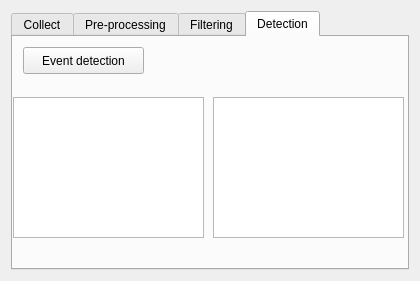
<?xml version="1.0" encoding="UTF-8"?>
<ui version="4.0">
 <class>PaymentDlg</class>
 <widget class="QDialog" name="PaymentDlg">
  <property name="geometry">
   <rect>
    <x>0</x>
    <y>0</y>
    <width>420</width>
    <height>281</height>
   </rect>
  </property>
  <property name="windowTitle">
   <string>Earthquake detection</string>
  </property>
  <property name="windowIcon">
   <iconset>
    <normaloff>../social.png</normaloff>../social.png</iconset>
  </property>
  <layout class="QVBoxLayout" name="verticalLayout">
   <item>
    <widget class="QTabWidget" name="tabWidget">
     <property name="currentIndex">
      <number>3</number>
     </property>
     <widget class="QWidget" name="tab">
      <attribute name="title">
       <string>Collect</string>
      </attribute>
      <widget class="QSplitter" name="splitter_4">
       <property name="geometry">
        <rect>
         <x>9</x>
         <y>9</y>
         <width>380</width>
         <height>26</height>
        </rect>
       </property>
       <property name="orientation">
        <enum>Qt::Horizontal</enum>
       </property>
       <widget class="QLabel" name="label_12">
        <property name="text">
         <string>Name file</string>
        </property>
       </widget>
       <widget class="QLineEdit" name="lineEdit"/>
      </widget>
      <widget class="QSplitter" name="splitter_3">
       <property name="geometry">
        <rect>
         <x>9</x>
         <y>41</y>
         <width>380</width>
         <height>25</height>
        </rect>
       </property>
       <property name="orientation">
        <enum>Qt::Horizontal</enum>
       </property>
       <widget class="QLabel" name="label_13">
        <property name="text">
         <string>Disaster</string>
        </property>
       </widget>
       <widget class="QLineEdit" name="lineEdit_2"/>
      </widget>
      <widget class="QSplitter" name="splitter_2">
       <property name="geometry">
        <rect>
         <x>9</x>
         <y>72</y>
         <width>380</width>
         <height>25</height>
        </rect>
       </property>
       <property name="orientation">
        <enum>Qt::Horizontal</enum>
       </property>
       <widget class="QLabel" name="label_14">
        <property name="text">
         <string>Keywords</string>
        </property>
       </widget>
       <widget class="QLineEdit" name="lineEdit_3"/>
      </widget>
      <widget class="QSplitter" name="splitter">
       <property name="geometry">
        <rect>
         <x>9</x>
         <y>103</y>
         <width>380</width>
         <height>25</height>
        </rect>
       </property>
       <property name="orientation">
        <enum>Qt::Horizontal</enum>
       </property>
       <widget class="QLabel" name="label_15">
        <property name="text">
         <string>Language</string>
        </property>
       </widget>
       <widget class="QComboBox" name="comboBox">
        <item>
         <property name="text">
          <string>English</string>
         </property>
        </item>
        <item>
         <property name="text">
          <string>Korean</string>
         </property>
        </item>
        <item>
         <property name="text">
          <string>Vietnamese</string>
         </property>
        </item>
       </widget>
      </widget>
      <widget class="QSplitter" name="splitter_5">
       <property name="geometry">
        <rect>
         <x>9</x>
         <y>134</y>
         <width>380</width>
         <height>25</height>
        </rect>
       </property>
       <property name="orientation">
        <enum>Qt::Horizontal</enum>
       </property>
       <widget class="QLabel" name="label_16">
        <property name="text">
         <string>Store into</string>
        </property>
       </widget>
       <widget class="QLineEdit" name="lineEdit_6"/>
       <widget class="QPushButton" name="pushButton_6">
        <property name="text">
         <string>Browser</string>
        </property>
       </widget>
      </widget>
      <widget class="QWidget" name="layoutWidget">
       <property name="geometry">
        <rect>
         <x>210</x>
         <y>200</y>
         <width>178</width>
         <height>29</height>
        </rect>
       </property>
       <layout class="QHBoxLayout" name="horizontalLayout">
        <item>
         <widget class="QPushButton" name="pushButton_2">
          <property name="text">
           <string>Run</string>
          </property>
         </widget>
        </item>
        <item>
         <widget class="QPushButton" name="pushButton_3">
          <property name="text">
           <string>End</string>
          </property>
         </widget>
        </item>
       </layout>
      </widget>
     </widget>
     <widget class="QWidget" name="tab_2">
      <attribute name="title">
       <string>Pre-processing</string>
      </attribute>
      <layout class="QGridLayout">
       <property name="leftMargin">
        <number>9</number>
       </property>
       <property name="topMargin">
        <number>9</number>
       </property>
       <property name="rightMargin">
        <number>9</number>
       </property>
       <property name="bottomMargin">
        <number>9</number>
       </property>
       <property name="spacing">
        <number>6</number>
       </property>
       <item row="0" column="0">
        <widget class="QPushButton" name="pushButton_4">
         <property name="text">
          <string>Run</string>
         </property>
        </widget>
       </item>
      </layout>
     </widget>
     <widget class="QWidget" name="tab_3">
      <attribute name="title">
       <string>Filtering</string>
      </attribute>
      <widget class="QLabel" name="label">
       <property name="geometry">
        <rect>
         <x>9</x>
         <y>9</y>
         <width>81</width>
         <height>17</height>
        </rect>
       </property>
       <property name="text">
        <string>CNN model</string>
       </property>
      </widget>
      <widget class="QLineEdit" name="lineEdit_4">
       <property name="geometry">
        <rect>
         <x>100</x>
         <y>0</y>
         <width>191</width>
         <height>27</height>
        </rect>
       </property>
      </widget>
      <widget class="QLabel" name="label_3">
       <property name="geometry">
        <rect>
         <x>10</x>
         <y>40</y>
         <width>81</width>
         <height>17</height>
        </rect>
       </property>
       <property name="text">
        <string>Input data</string>
       </property>
      </widget>
      <widget class="QLineEdit" name="lineEdit_5">
       <property name="geometry">
        <rect>
         <x>100</x>
         <y>40</y>
         <width>191</width>
         <height>27</height>
        </rect>
       </property>
      </widget>
      <widget class="QLabel" name="label_4">
       <property name="geometry">
        <rect>
         <x>10</x>
         <y>80</y>
         <width>81</width>
         <height>17</height>
        </rect>
       </property>
       <property name="text">
        <string>Results</string>
       </property>
      </widget>
      <widget class="QPushButton" name="pushButton_7">
       <property name="geometry">
        <rect>
         <x>210</x>
         <y>190</y>
         <width>99</width>
         <height>27</height>
        </rect>
       </property>
       <property name="text">
        <string>Run</string>
       </property>
      </widget>
      <widget class="QPushButton" name="pushButton_8">
       <property name="geometry">
        <rect>
         <x>300</x>
         <y>0</y>
         <width>99</width>
         <height>27</height>
        </rect>
       </property>
       <property name="text">
        <string>Browser</string>
       </property>
      </widget>
      <widget class="QPushButton" name="pushButton_9">
       <property name="geometry">
        <rect>
         <x>300</x>
         <y>40</y>
         <width>99</width>
         <height>27</height>
        </rect>
       </property>
       <property name="text">
        <string>Browser</string>
       </property>
      </widget>
     </widget>
     <widget class="QWidget" name="tab_4">
      <property name="enabled">
       <bool>true</bool>
      </property>
      <attribute name="title">
       <string>Detection</string>
      </attribute>
      <widget class="QPushButton" name="pushButton">
       <property name="geometry">
        <rect>
         <x>10</x>
         <y>10</y>
         <width>121</width>
         <height>27</height>
        </rect>
       </property>
       <property name="text">
        <string>Event detection</string>
       </property>
      </widget>
      <widget class="QListWidget" name="listWidget">
       <property name="geometry">
        <rect>
         <x>0</x>
         <y>60</y>
         <width>191</width>
         <height>141</height>
        </rect>
       </property>
      </widget>
      <widget class="QListWidget" name="listWidget_2">
       <property name="geometry">
        <rect>
         <x>200</x>
         <y>60</y>
         <width>191</width>
         <height>141</height>
        </rect>
       </property>
      </widget>
     </widget>
    </widget>
   </item>
  </layout>
 </widget>
 <tabstops>
  <tabstop>lineEdit</tabstop>
  <tabstop>lineEdit_2</tabstop>
  <tabstop>lineEdit_3</tabstop>
  <tabstop>pushButton_2</tabstop>
  <tabstop>pushButton_3</tabstop>
  <tabstop>pushButton</tabstop>
 </tabstops>
 <resources/>
 <connections/>
</ui>
